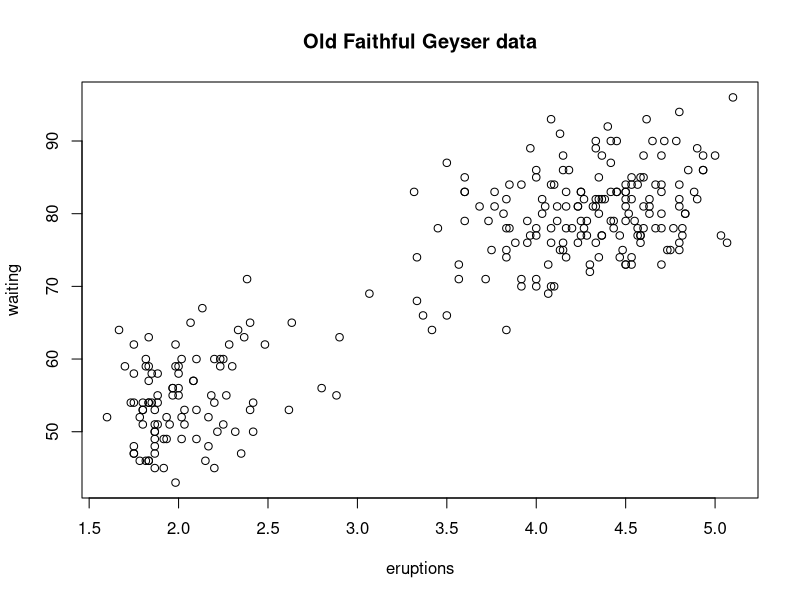
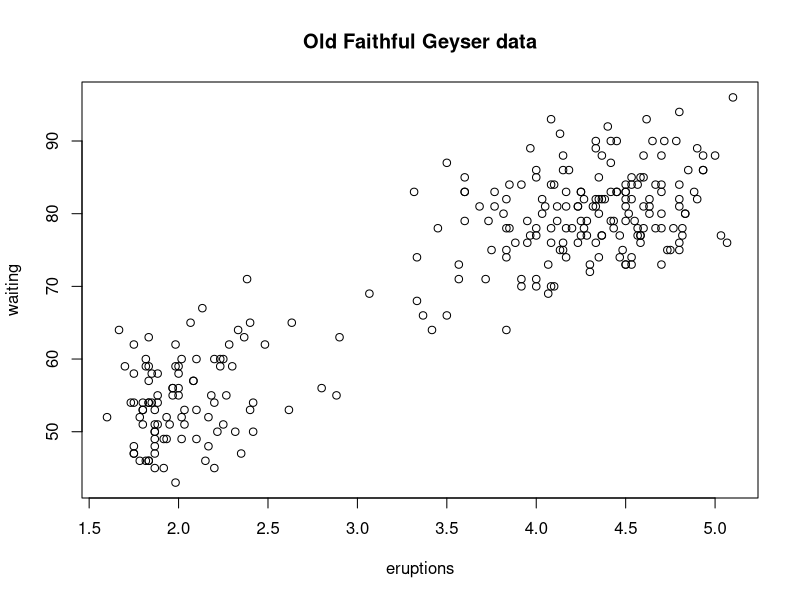
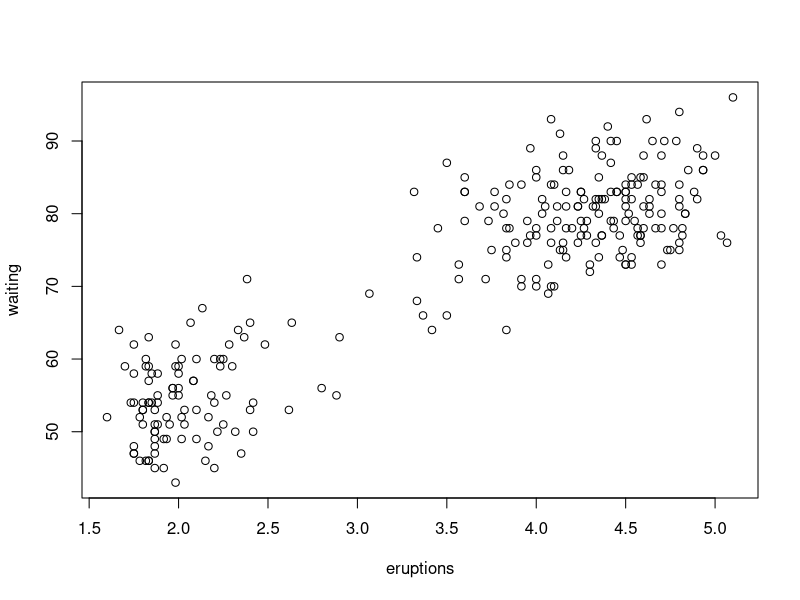

Generate these figures, in order, with R:

# Swirl exploratory data analysis lecture 3 
# Graphing devices in R 

#| Graphics_Devices_in_R. (Slides for this and other Data Science
#| courses may be found at github
#| https://github.com/DataScienceSpecialization/courses/. If you care
#| to use them, they must be downloaded as a zip file and viewed
#| locally. This lesson corresponds to
#| 04_ExploratoryAnalysis/Graphics_Devices_in_R.)

#| As the title suggests, this will be a short
#| lesson introducing you to graphics devices in
#| R. So, what IS a graphics device?

#| Would you believe that it is something where
#| you can make a plot appear, either a screen
#| device, such as a window on your computer, OR
#| a file device.

#| There are several different kinds of file
#| devices with particular characteristics and
#| hence uses. These include PDF, PNG, JPEG, SVG,
#| and TIFF. We'll talk more about these later.

#| To be clear, when you make a plot in R, it has
#| to be "sent" to a specific graphics device.
#| Usually this is the screen (the default
#| device), especially when you're doing
#| exploratory work. You'll send your plots to
#| files when you're ready to publish a report,
#| make a presentation, or send info to
#| colleagues.

#| How you access your screen device depends on
#| what computer system you're using. On a Mac
#| the screen device is launched with the call
#| quartz(), on Windows you use the call
#| windows(), and on Unix/Linux x11().  On a
#| given platform (Mac, Windows, Unix/Linux)
#| there is only one screen device, and obviously
#| not all graphics devices are available on all
#| platforms (i.e. you cannot launch windows() on
#| a Mac).

?Devices #shows what graphics devices are availsble on mym system 

#from site
#The following graphics devices are currently available:

#windows The graphics device for Windows (on screen, to printer and to Windows metafile).

#pdf Write PDF graphics commands to a file

#postscript Writes PostScript graphics commands to a file

#xfig Device for XFIG graphics file format

#bitmap bitmap pseudo-device via Ghostscript (if available).

#pictex Writes TeX/PicTeX graphics commands to a file (of historical interest only)

#The following devices will be functional if R was compiled to use them (they exist but will return with a warning on other systems):

#cairo_pdf, cairo_ps PDF and PostScript devices based on cairo graphics.

#svg SVG device based on cairo graphics.

#png PNG bitmap device

#jpeg JPEG bitmap device

#bmp BMP bitmap device

#tiff TIFF bitmap device

#| There are two basic approaches to plotting.
#| The first, plotting to the screen, is the most
#| common. It's simple - you call a plotting
#| function like plot, xyplot, or qplot (which
#| you call depends on the plotting system you
#| favor, but that's another lesson), so that the
#| plot appears on the screen. Then you annotate
#| (add to) the plot if necessary.

#| As an example, run the R command with with 2
#| arguments. The first is a dataset, faithful,
#| which comes with R, and the second is a call
#| to the base plotting function plot. Your call
#| to plot should have two arguments, eruptions
#| and waiting. Try this now to see what happens.

with(faithful, plot(eruptions, waiting))

#| See how R created a scatterplot on the screen
#| for you? This shows that relationship between
#| eruptions of the geyser Old Faithful and
#| waiting time. Now use the R function title
#| with the argument main set equal to the string
#| "Old Faithful Geyser data". This is an
#| annotation to the plot.

title("Old Faithful Geyser data")

#| Simple, right?  Now run the command dev.cur().
#| This will show you the current plotting
#| device, the screen.

dev.cur()
#RStudioGD 
#        2 

#| The second way to create a plot is to send it
#| to a file device. Depending on the type of
#| plot you're making, you explicitly launch a
#| graphics device, e.g., a pdf file. Type the
#| command pdf(file="myplot.pdf") to launch the
#| file device. This will create the pdf file
#| myplot.pdf in your working directory.

pdf(file="myplot.pdf")

#| You then call the plotting function (if you
#| are using a file device, no plot will appear
#| on the screen). Run the with command again to
#| plot the Old Faithful data. Use the up arrow
#| key to recover the command and save yourself
#| some typing.

with(faithful, plot(eruptions, waiting))

#| Now rerun the title command and annotate the
#| plot. (Up arrow keys are great!)

#| Finally, when plotting to a file device, you
#| have to close the device with the command
#| dev.off(). This is very important! Don't do it
#| yet, though. After closing, you'll be able to
#| view the pdf file on your computer.

#| There are two basic types of file devices,
#| vector and bitmap devices. These use different
#| formats and have different characteristics.
#| Vector formats are good for line drawings and
#| plots with solid colors using a modest number
#| of points, while bitmap formats are good for
#| plots with a large number of points, natural
#| scenes or web-based plots.

#| We'll mention 4 specific vector formats. The
#| first is pdf, which we've just used in our
#| example. This is useful for line-type graphics
#| and papers. It resizes well, is usually
#| portable, but it is not efficient if a plot
#| has many objects/points.

#| The second is svg which is XML-based, scalable
#| vector graphics. This supports animation and
#| interactivity and is potentially useful for
#| web-based plots.

#| The last two vector formats are win.metafile,
#| a Windows-only metafile format, and postscript
#| (ps), an older format which also resizes well,
#| is usually portable, and can be used to create
#| encapsulated postscript files. Unfortunately,
#| Windows systems often don’t have a
#| postscript viewer.

#| We'll also mention 4 different bitmap formats.
#| The first is png (Portable Network Graphics)
#| which is good for line drawings or images with
#| solid colors. It uses lossless compression
#| (like the old GIF format), and most web
#| browsers can read this format natively. In
#| addition, png is good for plots with many
#| points, but it does not resize well.

#| In contrast, jpeg files are good for
#| photographs or natural scenes. They use lossy
#| compression, so they're good for plots with
#| many points. Files in jpeg format don't resize
#| well, but they can be read by almost any
#| computer and any web browser. They're not
#| great for line drawings.

#| The last two bitmap formats are tiff, an older
#| lossless compression meta-format and bmp which
#| is a native Windows bitmapped format.

#| Although it is possible to open multiple
#| graphics devices (screen, file, or both), when
#| viewing multiple plots at once, plotting can
#| only occur on one graphics device at a time.

#| The currently active graphics device can be
#| found by calling dev.cur(). Try it now to see
#| what number is assigned to your pdf device.

dev.cur()

#RStudioGD 
#        2 

#  |=============================================              |  76%

#| Now use dev.off() to close the device.

dev.off()
#null device 
#          1 

#| Now rerun dev.cur() to see what integer
#| your plotting window is assigned.

dev.cur()

#null device 
#          1 

#| The device is back to what it was when
#| you started. As you might have guessed,
#| every open graphics device is assigned
#| an integer greater than or equal to 2.
#| You can change the active graphics
#| device with dev.set(<integer>) where
#| <integer> is the number associated with
#| the graphics device you want to switch
#| to.

#| You can also copy a plot from one
#| device to another. This can save you
#| some time but beware! Copying a plot is
#| not an exact operation, so the result
#| may not be identical to the original. R
#| provides some functions to help you do
#| this. The function dev.copy copies a
#| plot from one device to another, and
#| dev.copy2pdf specifically copies a plot
#| to a PDF file.

#| Just for fun, rerun the with command
#| again, with(faithful, plot(eruptions,
#| waiting)), to plot the Old Faithful
#| data. Use the up arrow key to recover
#| the command if you don't feel like
#| typing.

with(faithful,plot(eruptions,waiting))

#| Now rerun the title command, title(main
#| = "Old Faithful Geyser data"), to
#| annotate the plot. (Up arrow keys are
#| great!)

title(main="Old Faithful Geyser data")

#| Now run dev.copy with the 2 arguments.
#| The first is png, and the second is
#| file set equal to "geyserplot.png".
#| This will copy your screen plot to a
#| png file in your working directory
#| which you can view AFTER you close the
#| device.

dev.copy(png, file="geyserplot.png")

#| Don't forget to close the PNG device!
#| Do it NOW!!! Then you'll be able to
#| view the file.

dev.off()

#END
###########################################################
###########################################################
###########################################################
###########################################################
